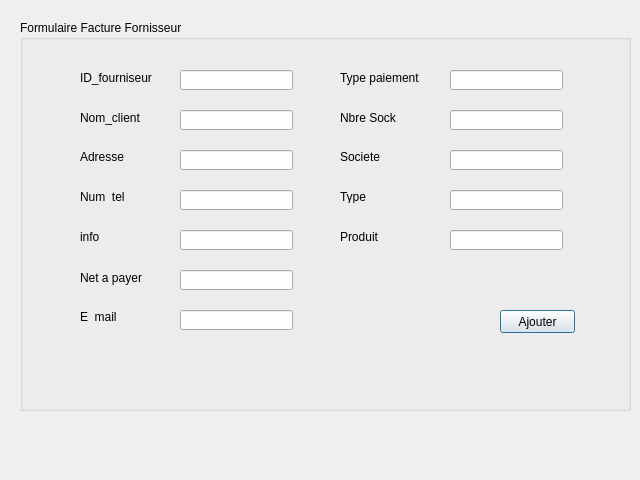
<?xml version="1.0" encoding="UTF-8"?>
<ui version="4.0">
 <class>facturefornisseur</class>
 <widget class="QDialog" name="facturefornisseur">
  <property name="geometry">
   <rect>
    <x>0</x>
    <y>0</y>
    <width>640</width>
    <height>480</height>
   </rect>
  </property>
  <property name="windowTitle">
   <string>Dialog</string>
  </property>
  <widget class="QGroupBox" name="groupBox">
   <property name="geometry">
    <rect>
     <x>20</x>
     <y>20</y>
     <width>611</width>
     <height>391</height>
    </rect>
   </property>
   <property name="title">
    <string>Formulaire Facture Fornisseur</string>
   </property>
   <widget class="QLabel" name="label_3">
    <property name="geometry">
     <rect>
      <x>60</x>
      <y>90</y>
      <width>71</width>
      <height>16</height>
     </rect>
    </property>
    <property name="text">
     <string>Nom_client</string>
    </property>
   </widget>
   <widget class="QLabel" name="label_8">
    <property name="geometry">
     <rect>
      <x>60</x>
      <y>250</y>
      <width>71</width>
      <height>16</height>
     </rect>
    </property>
    <property name="text">
     <string>Net a payer</string>
    </property>
   </widget>
   <widget class="QLineEdit" name="IDclientLE">
    <property name="geometry">
     <rect>
      <x>160</x>
      <y>50</y>
      <width>113</width>
      <height>20</height>
     </rect>
    </property>
   </widget>
   <widget class="QLineEdit" name="numtelLE">
    <property name="geometry">
     <rect>
      <x>160</x>
      <y>170</y>
      <width>113</width>
      <height>20</height>
     </rect>
    </property>
   </widget>
   <widget class="QLineEdit" name="infoLE">
    <property name="geometry">
     <rect>
      <x>160</x>
      <y>210</y>
      <width>113</width>
      <height>20</height>
     </rect>
    </property>
   </widget>
   <widget class="QLineEdit" name="nomclinetLE">
    <property name="geometry">
     <rect>
      <x>160</x>
      <y>90</y>
      <width>113</width>
      <height>20</height>
     </rect>
    </property>
   </widget>
   <widget class="QLabel" name="label_7">
    <property name="geometry">
     <rect>
      <x>60</x>
      <y>210</y>
      <width>46</width>
      <height>13</height>
     </rect>
    </property>
    <property name="text">
     <string>info</string>
    </property>
   </widget>
   <widget class="QLineEdit" name="netapayerLE">
    <property name="geometry">
     <rect>
      <x>160</x>
      <y>250</y>
      <width>113</width>
      <height>20</height>
     </rect>
    </property>
   </widget>
   <widget class="QLabel" name="ID_clinet">
    <property name="geometry">
     <rect>
      <x>60</x>
      <y>50</y>
      <width>81</width>
      <height>16</height>
     </rect>
    </property>
    <property name="text">
     <string>ID_fourniseur</string>
    </property>
   </widget>
   <widget class="QLabel" name="label_6">
    <property name="geometry">
     <rect>
      <x>60</x>
      <y>290</y>
      <width>46</width>
      <height>13</height>
     </rect>
    </property>
    <property name="text">
     <string>E_mail</string>
    </property>
   </widget>
   <widget class="QLineEdit" name="courriel">
    <property name="geometry">
     <rect>
      <x>160</x>
      <y>290</y>
      <width>113</width>
      <height>20</height>
     </rect>
    </property>
   </widget>
   <widget class="QLineEdit" name="adresseLE">
    <property name="geometry">
     <rect>
      <x>160</x>
      <y>130</y>
      <width>113</width>
      <height>20</height>
     </rect>
    </property>
   </widget>
   <widget class="QLabel" name="label_5">
    <property name="geometry">
     <rect>
      <x>60</x>
      <y>170</y>
      <width>46</width>
      <height>13</height>
     </rect>
    </property>
    <property name="text">
     <string>Num_tel</string>
    </property>
   </widget>
   <widget class="QLabel" name="label_9">
    <property name="geometry">
     <rect>
      <x>320</x>
      <y>50</y>
      <width>101</width>
      <height>16</height>
     </rect>
    </property>
    <property name="text">
     <string>Type paiement</string>
    </property>
   </widget>
   <widget class="QPushButton" name="AjoutePB">
    <property name="geometry">
     <rect>
      <x>480</x>
      <y>290</y>
      <width>75</width>
      <height>23</height>
     </rect>
    </property>
    <property name="text">
     <string>Ajouter</string>
    </property>
   </widget>
   <widget class="QLineEdit" name="typepaiementLE">
    <property name="geometry">
     <rect>
      <x>430</x>
      <y>50</y>
      <width>113</width>
      <height>20</height>
     </rect>
    </property>
   </widget>
   <widget class="QLabel" name="label_4">
    <property name="geometry">
     <rect>
      <x>60</x>
      <y>130</y>
      <width>46</width>
      <height>13</height>
     </rect>
    </property>
    <property name="text">
     <string>Adresse</string>
    </property>
   </widget>
   <widget class="QLabel" name="label">
    <property name="geometry">
     <rect>
      <x>320</x>
      <y>90</y>
      <width>61</width>
      <height>16</height>
     </rect>
    </property>
    <property name="text">
     <string>Nbre Sock</string>
    </property>
   </widget>
   <widget class="QLineEdit" name="stockLE">
    <property name="geometry">
     <rect>
      <x>430</x>
      <y>90</y>
      <width>113</width>
      <height>20</height>
     </rect>
    </property>
   </widget>
   <widget class="QLabel" name="label_2">
    <property name="geometry">
     <rect>
      <x>320</x>
      <y>130</y>
      <width>46</width>
      <height>13</height>
     </rect>
    </property>
    <property name="text">
     <string>Societe</string>
    </property>
   </widget>
   <widget class="QLineEdit" name="societe">
    <property name="geometry">
     <rect>
      <x>430</x>
      <y>130</y>
      <width>113</width>
      <height>20</height>
     </rect>
    </property>
   </widget>
   <widget class="QLabel" name="label_10">
    <property name="geometry">
     <rect>
      <x>320</x>
      <y>170</y>
      <width>46</width>
      <height>13</height>
     </rect>
    </property>
    <property name="text">
     <string>Type</string>
    </property>
   </widget>
   <widget class="QLineEdit" name="typeLE">
    <property name="geometry">
     <rect>
      <x>430</x>
      <y>170</y>
      <width>113</width>
      <height>20</height>
     </rect>
    </property>
   </widget>
   <widget class="QLabel" name="label_11">
    <property name="geometry">
     <rect>
      <x>320</x>
      <y>210</y>
      <width>46</width>
      <height>13</height>
     </rect>
    </property>
    <property name="text">
     <string>Produit</string>
    </property>
   </widget>
   <widget class="QLineEdit" name="produitLE">
    <property name="geometry">
     <rect>
      <x>430</x>
      <y>210</y>
      <width>113</width>
      <height>20</height>
     </rect>
    </property>
   </widget>
  </widget>
 </widget>
 <resources/>
 <connections/>
</ui>
